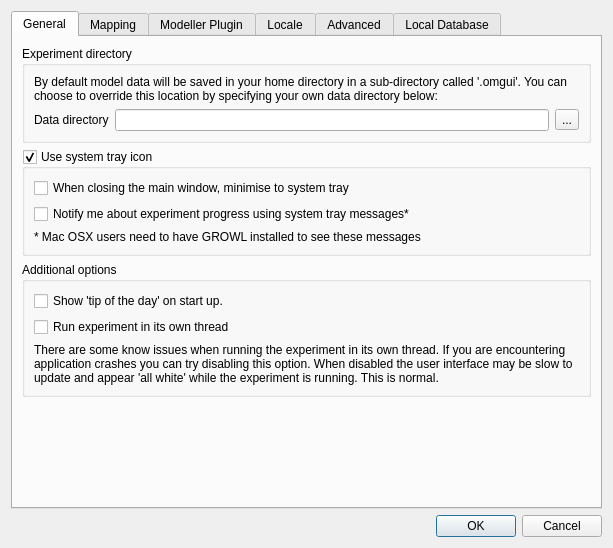
<ui version="4.0" >
 <class>OmgOptionsBase</class>
 <widget class="QDialog" name="OmgOptionsBase" >
  <property name="geometry" >
   <rect>
    <x>0</x>
    <y>0</y>
    <width>613</width>
    <height>548</height>
   </rect>
  </property>
  <property name="minimumSize" >
   <size>
    <width>400</width>
    <height>320</height>
   </size>
  </property>
  <property name="windowTitle" >
   <string>Options</string>
  </property>
  <property name="windowIcon" >
   <iconset resource="../resources/resources.qrc" >:/om_icon_small.png</iconset>
  </property>
  <layout class="QGridLayout" >
   <item row="1" column="0" >
    <widget class="QDialogButtonBox" name="buttonBox" >
     <property name="orientation" >
      <enum>Qt::Horizontal</enum>
     </property>
     <property name="standardButtons" >
      <set>QDialogButtonBox::Cancel|QDialogButtonBox::NoButton|QDialogButtonBox::Ok</set>
     </property>
    </widget>
   </item>
   <item row="0" column="0" >
    <widget class="QTabWidget" name="tabWidget" >
     <property name="enabled" >
      <bool>true</bool>
     </property>
     <property name="currentIndex" >
      <number>0</number>
     </property>
     <widget class="QWidget" name="tab_4" >
      <attribute name="title" >
       <string>General</string>
      </attribute>
      <layout class="QGridLayout" >
       <item row="0" column="0" >
        <widget class="QGroupBox" name="groupBox_7" >
         <property name="title" >
          <string>Experiment directory</string>
         </property>
         <layout class="QGridLayout" >
          <item row="0" column="0" colspan="3" >
           <widget class="QLabel" name="label_8" >
            <property name="text" >
             <string>By default model data will be saved in your home directory in a sub-directory called '.omgui'. You can choose to override this location by specifying your own data directory below:</string>
            </property>
            <property name="wordWrap" >
             <bool>true</bool>
            </property>
           </widget>
          </item>
          <item row="1" column="0" >
           <widget class="QLabel" name="label_3" >
            <property name="text" >
             <string>Data directory</string>
            </property>
            <property name="buddy" >
             <cstring>leDataDirectory</cstring>
            </property>
           </widget>
          </item>
          <item row="1" column="1" >
           <widget class="QLineEdit" name="leDataDirectory" />
          </item>
          <item row="1" column="2" >
           <widget class="QToolButton" name="toolSelectDataDirectory" >
            <property name="text" >
             <string>...</string>
            </property>
            <property name="icon" >
             <iconset resource="../resources/resources.qrc" >:/fileopen.png</iconset>
            </property>
           </widget>
          </item>
         </layout>
        </widget>
       </item>
       <item row="1" column="0" >
        <widget class="QGroupBox" name="grpSystrayIcon" >
         <property name="title" >
          <string>Use system tray icon</string>
         </property>
         <property name="checkable" >
          <bool>true</bool>
         </property>
         <property name="checked" >
          <bool>true</bool>
         </property>
         <layout class="QGridLayout" >
          <item row="0" column="0" >
           <widget class="QCheckBox" name="cbxMinimizeToSystray" >
            <property name="text" >
             <string>When closing the main window, minimise to system tray</string>
            </property>
           </widget>
          </item>
          <item row="1" column="0" >
           <widget class="QCheckBox" name="cbxShowSystrayMessages" >
            <property name="text" >
             <string>Notify me about experiment progress using system tray messages*</string>
            </property>
           </widget>
          </item>
          <item row="2" column="0" >
           <widget class="QLabel" name="label_6" >
            <property name="text" >
             <string>* Mac OSX users need to have GROWL installed to see these messages</string>
            </property>
           </widget>
          </item>
         </layout>
        </widget>
       </item>
       <item row="2" column="0" >
        <widget class="QGroupBox" name="groupBox_4" >
         <property name="title" >
          <string>Additional options</string>
         </property>
         <layout class="QGridLayout" >
          <item row="0" column="0" >
           <widget class="QCheckBox" name="cbxShowTooltips" >
            <property name="text" >
             <string>Show 'tip of the day' on start up.</string>
            </property>
           </widget>
          </item>
          <item row="1" column="0" >
           <widget class="QCheckBox" name="cbxExperimentInThread" >
            <property name="text" >
             <string>Run experiment in its own thread</string>
            </property>
           </widget>
          </item>
          <item row="2" column="0" >
           <widget class="QLabel" name="label_11" >
            <property name="text" >
             <string>There are some know issues when running the experiment in its own thread. If you are encountering application crashes you can try disabling this option. When disabled the user interface may be slow to update and appear 'all white' while the experiment is running. This is normal.</string>
            </property>
            <property name="wordWrap" >
             <bool>true</bool>
            </property>
           </widget>
          </item>
         </layout>
        </widget>
       </item>
       <item row="3" column="0" >
        <spacer>
         <property name="orientation" >
          <enum>Qt::Vertical</enum>
         </property>
         <property name="sizeHint" >
          <size>
           <width>20</width>
           <height>16</height>
          </size>
         </property>
        </spacer>
       </item>
      </layout>
     </widget>
     <widget class="QWidget" name="tabMapping" >
      <attribute name="title" >
       <string>Mapping</string>
      </attribute>
      <layout class="QGridLayout" >
       <item row="0" column="0" >
        <widget class="QGroupBox" name="groupBox_8" >
         <property name="title" >
          <string>Localities</string>
         </property>
         <layout class="QGridLayout" >
          <item row="0" column="0" colspan="3" >
           <widget class="QLabel" name="lblLocalitiesDescription" >
            <property name="text" >
             <string>In the mapping tab, points will be displayed showing the presence and (if available) absence points used to create the model. You can choose how these points should be displayed on the map using the options below.</string>
            </property>
            <property name="wordWrap" >
             <bool>true</bool>
            </property>
           </widget>
          </item>
          <item row="1" column="0" >
           <widget class="QLabel" name="lblLocalitySymbolSize" >
            <property name="text" >
             <string>Symbol size</string>
            </property>
           </widget>
          </item>
          <item row="2" column="0" >
           <widget class="QLabel" name="lblPresenceColour" >
            <property name="text" >
             <string>Colour for presence records</string>
            </property>
            <property name="buddy" >
             <cstring>toolPresenceColour</cstring>
            </property>
           </widget>
          </item>
          <item row="2" column="1" >
           <widget class="QLabel" name="lblPresenceColourPreview" >
            <property name="styleSheet" >
             <string>background-color: green;</string>
            </property>
            <property name="text" >
             <string/>
            </property>
           </widget>
          </item>
          <item row="2" column="2" >
           <widget class="QToolButton" name="toolPresenceColour" >
            <property name="text" >
             <string>...</string>
            </property>
           </widget>
          </item>
          <item row="3" column="0" >
           <widget class="QLabel" name="lblAbsenceColour" >
            <property name="text" >
             <string>Colour for absence records</string>
            </property>
            <property name="buddy" >
             <cstring>toolAbsenceColour</cstring>
            </property>
           </widget>
          </item>
          <item row="3" column="1" >
           <widget class="QLabel" name="lblAbsenceColourPreview" >
            <property name="styleSheet" >
             <string>background-color: red;</string>
            </property>
            <property name="text" >
             <string/>
            </property>
           </widget>
          </item>
          <item row="3" column="2" >
           <widget class="QToolButton" name="toolAbsenceColour" >
            <property name="text" >
             <string>...</string>
            </property>
           </widget>
          </item>
          <item row="1" column="1" colspan="2" >
           <widget class="QDoubleSpinBox" name="spinLocalitySymbolSize" >
            <property name="decimals" >
             <number>1</number>
            </property>
            <property name="minimum" >
             <double>0.100000000000000</double>
            </property>
            <property name="maximum" >
             <double>30.000000000000000</double>
            </property>
            <property name="singleStep" >
             <double>0.100000000000000</double>
            </property>
            <property name="value" >
             <double>3.000000000000000</double>
            </property>
           </widget>
          </item>
         </layout>
        </widget>
       </item>
       <item row="1" column="0" >
        <widget class="QGroupBox" name="groupBox_9" >
         <property name="title" >
          <string>Use context layer</string>
         </property>
         <property name="checkable" >
          <bool>true</bool>
         </property>
         <layout class="QGridLayout" >
          <item row="0" column="0" colspan="3" >
           <widget class="QLabel" name="lblContextLayerOptions" >
            <property name="text" >
             <string>A context layer can optionally be specified in order to show regional boundaries on the map. We provide a default context layer for you but you can select a different layer and change the appearence of the context layer using the options below.</string>
            </property>
            <property name="wordWrap" >
             <bool>true</bool>
            </property>
           </widget>
          </item>
          <item row="1" column="0" >
           <widget class="QLabel" name="lblContextLineWidth" >
            <property name="text" >
             <string>Line width</string>
            </property>
           </widget>
          </item>
          <item row="2" column="0" >
           <widget class="QLabel" name="lblContextColour" >
            <property name="text" >
             <string>Colour for context lines</string>
            </property>
            <property name="buddy" >
             <cstring>toolContextColour</cstring>
            </property>
           </widget>
          </item>
          <item row="2" column="1" >
           <widget class="QLabel" name="lblContextColourPreview" >
            <property name="styleSheet" >
             <string>background-color:gray;</string>
            </property>
            <property name="text" >
             <string/>
            </property>
           </widget>
          </item>
          <item row="2" column="2" >
           <widget class="QToolButton" name="toolContextColour" >
            <property name="text" >
             <string>...</string>
            </property>
           </widget>
          </item>
          <item row="3" column="0" >
           <widget class="QLabel" name="lblContextLayer" >
            <property name="text" >
             <string>Context layer</string>
            </property>
            <property name="buddy" >
             <cstring>toolSelectContextLayer</cstring>
            </property>
           </widget>
          </item>
          <item row="3" column="1" >
           <widget class="QLineEdit" name="leContextLayer" >
            <property name="sizePolicy" >
             <sizepolicy vsizetype="Fixed" hsizetype="Minimum" >
              <horstretch>0</horstretch>
              <verstretch>0</verstretch>
             </sizepolicy>
            </property>
           </widget>
          </item>
          <item row="3" column="2" >
           <widget class="QToolButton" name="toolSelectContextLayer" >
            <property name="text" >
             <string>...</string>
            </property>
            <property name="icon" >
             <iconset resource="../resources/resources.qrc" >:/fileopen.png</iconset>
            </property>
           </widget>
          </item>
          <item row="1" column="1" colspan="2" >
           <widget class="QDoubleSpinBox" name="spinContextLineWidth" >
            <property name="decimals" >
             <number>1</number>
            </property>
            <property name="minimum" >
             <double>0.100000000000000</double>
            </property>
            <property name="maximum" >
             <double>10.000000000000000</double>
            </property>
            <property name="singleStep" >
             <double>0.100000000000000</double>
            </property>
           </widget>
          </item>
         </layout>
        </widget>
       </item>
       <item row="2" column="0" >
        <widget class="QCheckBox" name="cbxResetExtents" >
         <property name="text" >
          <string>In map view always reset extents when switching between models</string>
         </property>
        </widget>
       </item>
      </layout>
     </widget>
     <widget class="QWidget" name="tab_3" >
      <attribute name="title" >
       <string>Modeller Plugin</string>
      </attribute>
      <layout class="QGridLayout" >
       <item row="0" column="0" >
        <widget class="QGroupBox" name="groupBox_3" >
         <property name="title" >
          <string>Active plugin</string>
         </property>
         <layout class="QGridLayout" >
          <item row="0" column="0" >
           <widget class="QLabel" name="label_2" >
            <property name="text" >
             <string>Modeller plugin</string>
            </property>
            <property name="buddy" >
             <cstring>cboModellerPluginName</cstring>
            </property>
           </widget>
          </item>
          <item row="0" column="1" >
           <widget class="QComboBox" name="cboModellerPluginName" />
          </item>
          <item row="1" column="0" >
           <widget class="QLabel" name="lblOutputFormat" >
            <property name="text" >
             <string>Output format</string>
            </property>
            <property name="buddy" >
             <cstring>cboOutputFormat</cstring>
            </property>
           </widget>
          </item>
          <item row="1" column="1" >
           <widget class="QComboBox" name="cboOutputFormat" />
          </item>
          <item row="2" column="0" colspan="2" >
           <widget class="QLabel" name="lblFormatNotes" >
            <property name="text" >
             <string>Format notes:</string>
            </property>
            <property name="wordWrap" >
             <bool>true</bool>
            </property>
           </widget>
          </item>
         </layout>
        </widget>
       </item>
       <item row="1" column="0" >
        <widget class="QGroupBox" name="groupBox" >
         <property name="title" >
          <string>Plugin options</string>
         </property>
         <layout class="QGridLayout" >
          <item row="2" column="0" colspan="2" >
           <widget class="QCheckBox" name="cbxModellerVerboseFlag" >
            <property name="text" >
             <string>Show verbose output if available (openModeller Debug Log level)</string>
            </property>
           </widget>
          </item>
          <item row="1" column="0" colspan="2" >
           <widget class="QCheckBox" name="cbxModellerLoggingFlag" >
            <property name="text" >
             <string>Store extra log data if possible (SOAP SEND, RECV and ERROR logs)</string>
            </property>
           </widget>
          </item>
          <item row="0" column="1" >
           <widget class="QLineEdit" name="leWebServiceAddress" >
            <property name="enabled" >
             <bool>false</bool>
            </property>
            <property name="text" >
             <string/>
            </property>
           </widget>
          </item>
          <item row="0" column="0" >
           <widget class="QLabel" name="lblWebServiceAddress" >
            <property name="text" >
             <string>Web service address</string>
            </property>
            <property name="buddy" >
             <cstring>leWebServiceAddress</cstring>
            </property>
           </widget>
          </item>
         </layout>
        </widget>
       </item>
       <item row="2" column="0" >
        <widget class="QGroupBox" name="groupBox_2" >
         <property name="title" >
          <string>Additional info</string>
         </property>
         <layout class="QGridLayout" >
          <item row="1" column="0" >
           <widget class="QLabel" name="lblPluginSearchPath" >
            <property name="text" >
             <string>not set</string>
            </property>
           </widget>
          </item>
          <item row="0" column="0" >
           <widget class="QLabel" name="label_4" >
            <property name="text" >
             <string>Plugin search path:</string>
            </property>
           </widget>
          </item>
         </layout>
        </widget>
       </item>
      </layout>
     </widget>
     <widget class="QWidget" name="tab_2" >
      <attribute name="title" >
       <string>Locale</string>
      </attribute>
      <layout class="QGridLayout" >
       <item row="0" column="0" >
        <widget class="QGroupBox" name="grpLocale" >
         <property name="title" >
          <string>Force override system locale</string>
         </property>
         <property name="checkable" >
          <bool>true</bool>
         </property>
         <layout class="QGridLayout" >
          <item row="0" column="0" >
           <widget class="QLabel" name="label_5" >
            <property name="text" >
             <string>Locale to use instead</string>
            </property>
            <property name="buddy" >
             <cstring>cboLocale</cstring>
            </property>
           </widget>
          </item>
          <item row="0" column="1" >
           <widget class="QComboBox" name="cboLocale" />
          </item>
          <item row="1" column="0" colspan="2" >
           <widget class="QLabel" name="label_7" >
            <property name="text" >
             <string>&lt;html>&lt;head>&lt;meta name="qrichtext" content="1" />&lt;style type="text/css">
p, li { white-space: pre-wrap; }
&lt;/style>&lt;/head>&lt;body style=" font-family:'Lucida Grande'; font-size:13pt; font-weight:400; font-style:normal;">
&lt;p style=" margin-top:0px; margin-bottom:0px; margin-left:0px; margin-right:0px; -qt-block-indent:0; text-indent:0px;">&lt;span style=" font-weight:600;">Note:&lt;/span> Enabling / changing overide on local requires an application restart.&lt;/p>&lt;/body>&lt;/html></string>
            </property>
            <property name="wordWrap" >
             <bool>true</bool>
            </property>
           </widget>
          </item>
         </layout>
        </widget>
       </item>
       <item row="1" column="0" >
        <widget class="QGroupBox" name="groupBox_5" >
         <property name="title" >
          <string>Additional info</string>
         </property>
         <layout class="QGridLayout" >
          <item row="0" column="0" >
           <widget class="QLabel" name="lblSystemLocale" >
            <property name="text" >
             <string>Detected active locale on your system:</string>
            </property>
           </widget>
          </item>
         </layout>
        </widget>
       </item>
       <item row="2" column="0" >
        <spacer>
         <property name="orientation" >
          <enum>Qt::Vertical</enum>
         </property>
         <property name="sizeHint" >
          <size>
           <width>501</width>
           <height>51</height>
          </size>
         </property>
        </spacer>
       </item>
      </layout>
     </widget>
     <widget class="QWidget" name="tabAdvanced" >
      <attribute name="title" >
       <string>Advanced</string>
      </attribute>
      <layout class="QGridLayout" >
       <item row="0" column="0" >
        <widget class="QGroupBox" name="grpProxy" >
         <property name="title" >
          <string>Use proxy for web access</string>
         </property>
         <property name="flat" >
          <bool>false</bool>
         </property>
         <property name="checkable" >
          <bool>true</bool>
         </property>
         <layout class="QGridLayout" >
          <item row="0" column="0" >
           <widget class="QLabel" name="lblProxyHost" >
            <property name="text" >
             <string>Host</string>
            </property>
            <property name="buddy" >
             <cstring>cboModellerPluginName</cstring>
            </property>
           </widget>
          </item>
          <item row="0" column="1" >
           <widget class="QLineEdit" name="leProxyHost" />
          </item>
          <item row="1" column="0" >
           <widget class="QLabel" name="lblProxyPort" >
            <property name="text" >
             <string>Port</string>
            </property>
            <property name="buddy" >
             <cstring>cboModellerPluginName</cstring>
            </property>
           </widget>
          </item>
          <item row="1" column="1" >
           <widget class="QLineEdit" name="leProxyPort" />
          </item>
          <item row="2" column="0" >
           <widget class="QLabel" name="lblUser" >
            <property name="text" >
             <string>User</string>
            </property>
            <property name="buddy" >
             <cstring>cboModellerPluginName</cstring>
            </property>
           </widget>
          </item>
          <item row="2" column="1" >
           <widget class="QLineEdit" name="leProxyUser" >
            <property name="toolTip" >
             <string>Leave this blank if no proxy username / password are required</string>
            </property>
           </widget>
          </item>
          <item row="3" column="0" >
           <widget class="QLabel" name="lblPassword" >
            <property name="text" >
             <string>Password</string>
            </property>
            <property name="buddy" >
             <cstring>cboModellerPluginName</cstring>
            </property>
           </widget>
          </item>
          <item row="3" column="1" >
           <widget class="QLineEdit" name="leProxyPassword" >
            <property name="toolTip" >
             <string>Leave this blank if no proxy username / password are required</string>
            </property>
            <property name="echoMode" >
             <enum>QLineEdit::Password</enum>
            </property>
           </widget>
          </item>
         </layout>
        </widget>
       </item>
       <item row="1" column="0" >
        <widget class="QGroupBox" name="groupBox_6" >
         <property name="title" >
          <string>GBIF portal</string>
         </property>
         <layout class="QGridLayout" >
          <item row="0" column="0" >
           <widget class="QLabel" name="label" >
            <property name="text" >
             <string>GBIF portal url (e.g. data.gbif.org)</string>
            </property>
            <property name="buddy" >
             <cstring>leGbifUrl</cstring>
            </property>
           </widget>
          </item>
          <item row="1" column="0" >
           <widget class="QLineEdit" name="leGbifUrl" />
          </item>
         </layout>
        </widget>
       </item>
       <item row="2" column="0" >
        <widget class="QGroupBox" name="grpLogToFile" >
         <property name="title" >
          <string>Log to file</string>
         </property>
         <property name="checkable" >
          <bool>true</bool>
         </property>
         <layout class="QGridLayout" >
          <item row="0" column="0" colspan="3" >
           <widget class="QLabel" name="label_9" >
            <property name="text" >
             <string>If you are experiencing problems and need to provide feedback to the openModeller Desktop project, you can enable logging to a file. The file can then be attached to any bug reports. This option is disabled by default.</string>
            </property>
            <property name="wordWrap" >
             <bool>true</bool>
            </property>
           </widget>
          </item>
          <item row="1" column="0" >
           <widget class="QLabel" name="label_10" >
            <property name="text" >
             <string>Log file</string>
            </property>
            <property name="buddy" >
             <cstring>leLogFile</cstring>
            </property>
           </widget>
          </item>
          <item row="1" column="1" >
           <widget class="QLineEdit" name="leLogFile" />
          </item>
          <item row="1" column="2" >
           <widget class="QToolButton" name="toolSelectLogFile" >
            <property name="text" >
             <string>...</string>
            </property>
            <property name="icon" >
             <iconset resource="../resources/resources.qrc" >:/fileopen.png</iconset>
            </property>
           </widget>
          </item>
         </layout>
        </widget>
       </item>
       <item row="3" column="0" >
        <spacer>
         <property name="orientation" >
          <enum>Qt::Vertical</enum>
         </property>
         <property name="sizeHint" >
          <size>
           <width>530</width>
           <height>31</height>
          </size>
         </property>
        </spacer>
       </item>
      </layout>
     </widget>
     <widget class="QWidget" name="tabDatabase" >
      <attribute name="title" >
       <string>Local Database</string>
      </attribute>
      <layout class="QGridLayout" >
       <item row="0" column="0" >
        <widget class="QGroupBox" name="grpDatabase" >
         <property name="title" >
          <string>Database is available</string>
         </property>
         <property name="flat" >
          <bool>true</bool>
         </property>
         <property name="checkable" >
          <bool>true</bool>
         </property>
         <layout class="QGridLayout" >
          <item row="8" column="0" >
           <widget class="QLabel" name="lblDbLongitude" >
            <property name="text" >
             <string>Long field</string>
            </property>
            <property name="buddy" >
             <cstring>leDbLongitudeField</cstring>
            </property>
           </widget>
          </item>
          <item row="7" column="0" >
           <widget class="QLabel" name="lblDbLatitude" >
            <property name="text" >
             <string>Lat field</string>
            </property>
            <property name="buddy" >
             <cstring>leDbLatitudeField</cstring>
            </property>
           </widget>
          </item>
          <item row="8" column="1" >
           <widget class="QLineEdit" name="leDbLongitudeField" >
            <property name="toolTip" >
             <string>Leave this blank if no proxy username / password are required</string>
            </property>
           </widget>
          </item>
          <item row="7" column="1" >
           <widget class="QLineEdit" name="leDbLatitudeField" >
            <property name="toolTip" >
             <string>Leave this blank if no proxy username / password are required</string>
            </property>
           </widget>
          </item>
          <item row="6" column="1" >
           <widget class="QLineEdit" name="leDbTaxonField" >
            <property name="toolTip" >
             <string>Leave this blank if no proxy username / password are required</string>
            </property>
           </widget>
          </item>
          <item row="6" column="0" >
           <widget class="QLabel" name="lblDbTaxon" >
            <property name="text" >
             <string>Taxon field</string>
            </property>
            <property name="buddy" >
             <cstring>leDbTaxonField</cstring>
            </property>
           </widget>
          </item>
          <item row="5" column="0" >
           <widget class="QLabel" name="lblDbTable" >
            <property name="text" >
             <string>Table</string>
            </property>
            <property name="buddy" >
             <cstring>leDbTable</cstring>
            </property>
           </widget>
          </item>
          <item row="4" column="0" >
           <widget class="QLabel" name="lblDbName" >
            <property name="text" >
             <string>Database</string>
            </property>
            <property name="buddy" >
             <cstring>leDbName</cstring>
            </property>
           </widget>
          </item>
          <item row="5" column="1" >
           <widget class="QLineEdit" name="leDbTable" >
            <property name="toolTip" >
             <string>Leave this blank if no proxy username / password are required</string>
            </property>
           </widget>
          </item>
          <item row="3" column="1" >
           <widget class="QLineEdit" name="leDbPassword" >
            <property name="toolTip" >
             <string>Leave this blank if no proxy username / password are required</string>
            </property>
            <property name="echoMode" >
             <enum>QLineEdit::Password</enum>
            </property>
           </widget>
          </item>
          <item row="3" column="0" >
           <widget class="QLabel" name="lblDbPassword" >
            <property name="text" >
             <string>Password</string>
            </property>
            <property name="buddy" >
             <cstring>leDbPassword</cstring>
            </property>
           </widget>
          </item>
          <item row="2" column="0" >
           <widget class="QLabel" name="lblDbUser" >
            <property name="text" >
             <string>User</string>
            </property>
            <property name="buddy" >
             <cstring>leDbUser</cstring>
            </property>
           </widget>
          </item>
          <item row="1" column="0" >
           <widget class="QLabel" name="lblDbPort" >
            <property name="text" >
             <string>Port</string>
            </property>
            <property name="buddy" >
             <cstring>leDbPort</cstring>
            </property>
           </widget>
          </item>
          <item row="2" column="1" >
           <widget class="QLineEdit" name="leDbUser" >
            <property name="toolTip" >
             <string>Leave this blank if no proxy username / password are required</string>
            </property>
           </widget>
          </item>
          <item row="1" column="1" >
           <widget class="QLineEdit" name="leDbPort" />
          </item>
          <item row="4" column="1" >
           <widget class="QLineEdit" name="leDbName" >
            <property name="toolTip" >
             <string>Leave this blank if no proxy username / password are required</string>
            </property>
           </widget>
          </item>
          <item row="0" column="1" >
           <widget class="QLineEdit" name="leDbHost" />
          </item>
          <item row="0" column="0" >
           <widget class="QLabel" name="lblDbHost" >
            <property name="text" >
             <string>Host</string>
            </property>
            <property name="buddy" >
             <cstring>leDbHost</cstring>
            </property>
           </widget>
          </item>
         </layout>
        </widget>
       </item>
       <item row="1" column="0" >
        <spacer>
         <property name="orientation" >
          <enum>Qt::Vertical</enum>
         </property>
         <property name="sizeHint" >
          <size>
           <width>20</width>
           <height>31</height>
          </size>
         </property>
        </spacer>
       </item>
      </layout>
     </widget>
    </widget>
   </item>
  </layout>
 </widget>
 <tabstops>
  <tabstop>buttonBox</tabstop>
  <tabstop>tabWidget</tabstop>
  <tabstop>leDataDirectory</tabstop>
  <tabstop>toolSelectDataDirectory</tabstop>
  <tabstop>grpSystrayIcon</tabstop>
  <tabstop>cbxMinimizeToSystray</tabstop>
  <tabstop>cbxShowSystrayMessages</tabstop>
  <tabstop>cbxShowTooltips</tabstop>
  <tabstop>cbxExperimentInThread</tabstop>
  <tabstop>spinLocalitySymbolSize</tabstop>
  <tabstop>toolPresenceColour</tabstop>
  <tabstop>toolAbsenceColour</tabstop>
  <tabstop>groupBox_9</tabstop>
  <tabstop>spinContextLineWidth</tabstop>
  <tabstop>toolContextColour</tabstop>
  <tabstop>leContextLayer</tabstop>
  <tabstop>toolSelectContextLayer</tabstop>
  <tabstop>cbxResetExtents</tabstop>
  <tabstop>cboModellerPluginName</tabstop>
  <tabstop>cboOutputFormat</tabstop>
  <tabstop>leWebServiceAddress</tabstop>
  <tabstop>cbxModellerLoggingFlag</tabstop>
  <tabstop>cbxModellerVerboseFlag</tabstop>
  <tabstop>grpLocale</tabstop>
  <tabstop>cboLocale</tabstop>
  <tabstop>grpProxy</tabstop>
  <tabstop>leProxyHost</tabstop>
  <tabstop>leProxyPort</tabstop>
  <tabstop>leProxyUser</tabstop>
  <tabstop>leProxyPassword</tabstop>
  <tabstop>leGbifUrl</tabstop>
  <tabstop>grpLogToFile</tabstop>
  <tabstop>leLogFile</tabstop>
  <tabstop>toolSelectLogFile</tabstop>
  <tabstop>grpDatabase</tabstop>
  <tabstop>leDbHost</tabstop>
  <tabstop>leDbPort</tabstop>
  <tabstop>leDbUser</tabstop>
  <tabstop>leDbPassword</tabstop>
  <tabstop>leDbName</tabstop>
  <tabstop>leDbTable</tabstop>
  <tabstop>leDbTaxonField</tabstop>
  <tabstop>leDbLatitudeField</tabstop>
  <tabstop>leDbLongitudeField</tabstop>
 </tabstops>
 <resources>
  <include location="../resources/resources.qrc" />
 </resources>
 <connections>
  <connection>
   <sender>buttonBox</sender>
   <signal>accepted()</signal>
   <receiver>OmgOptionsBase</receiver>
   <slot>accept()</slot>
   <hints>
    <hint type="sourcelabel" >
     <x>550</x>
     <y>506</y>
    </hint>
    <hint type="destinationlabel" >
     <x>7</x>
     <y>208</y>
    </hint>
   </hints>
  </connection>
  <connection>
   <sender>buttonBox</sender>
   <signal>rejected()</signal>
   <receiver>OmgOptionsBase</receiver>
   <slot>reject()</slot>
   <hints>
    <hint type="sourcelabel" >
     <x>457</x>
     <y>506</y>
    </hint>
    <hint type="destinationlabel" >
     <x>6</x>
     <y>316</y>
    </hint>
   </hints>
  </connection>
 </connections>
</ui>
